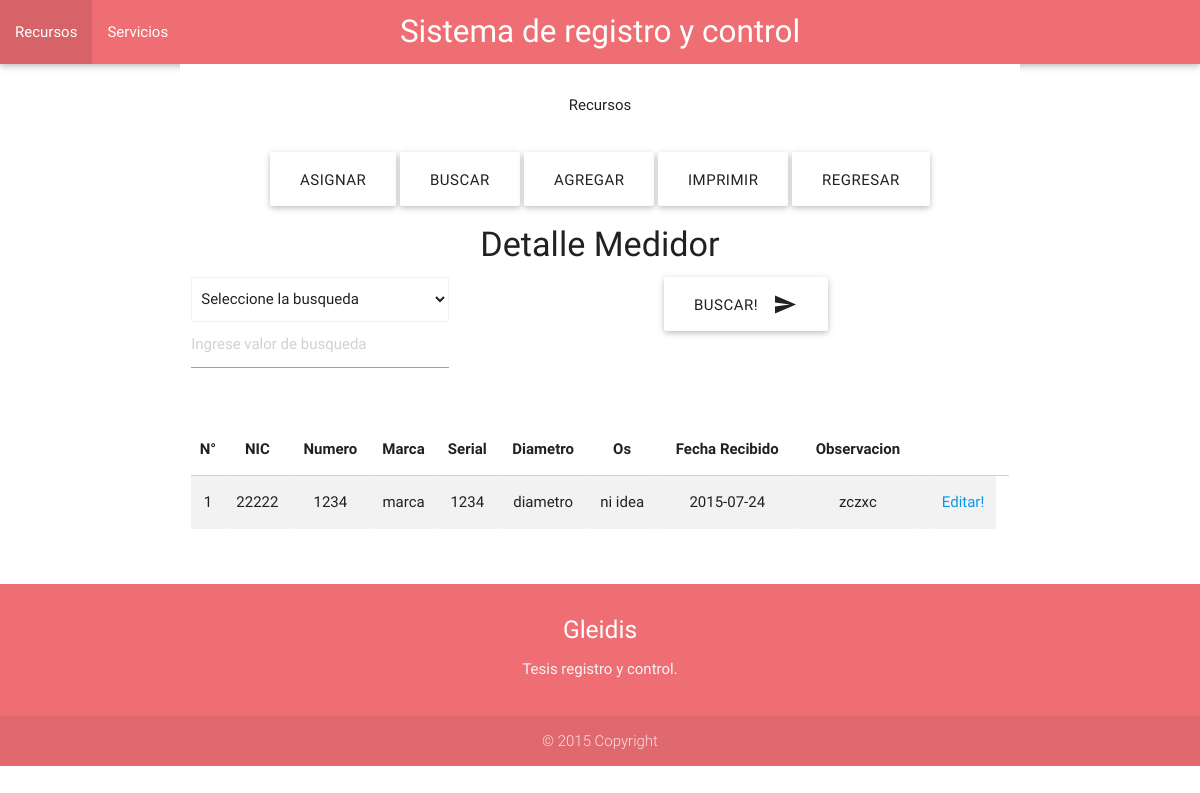
/src/FrontEnd/recurso/buscar.php, run on the app's committed database.
### tables this page shows
CREATE TABLE IF NOT EXISTS `medidores` (
  `id` int(11) NOT NULL,
  `NIC` varchar(255) DEFAULT NULL,
  `marca` varchar(255) NOT NULL,
  `serial` varchar(255) NOT NULL,
  `os` varchar(255) NOT NULL,
  `fechaRecibido` varchar(255) NOT NULL,
  `observacion` varchar(255) DEFAULT NULL,
  `numero` varchar(55) NOT NULL,
  `diametro` varchar(255) DEFAULT NULL
);

### src/BackEnd/Dao/DaoMedidor.php (called while the page is built, shortened)
<?php
class DaoMedidor{
    public function obtenerTodos()
    {
        $conexion = FabricaEntidad::Conexion();;
        $consulta = $conexion->prepare('SELECT * FROM ' . self::TABLA .' order by 1 desc ');
        $consulta->execute();
        $Revisiones = $consulta->fetchAll();
        $objetos = $this->armarListaObjetos($Revisiones);
        return $objetos;
    }
    private function armarListaObjetos($Revisiones)
    {
        $pila = array();
        for($i=0;$i<count($Revisiones);$i++){
            $objeto = new Medidor();
            $objeto->setId($Revisiones[$i]['id']);
            $objeto->setNic($Revisiones[$i]['NIC']);
            $objeto->setMarca($Revisiones[$i]['marca']);
            $objeto->setSerial($Revisiones[$i]['serial']);
            $objeto->setOs($Revisiones[$i]['os']);
            $objeto->setFechaRecibido($Revisiones[$i]['fechaRecibido']);
            $objeto->setObservacion($Revisiones[$i]['observacion']);
            $objeto->setNumero($Revisiones[$i]['numero']);
            $objeto->setDiametro($Revisiones[$i]['diametro']);
            array_push($pila, $objeto);
        }
        return $pila;
    }
}

### src/BackEnd/Entidad/EntidadBase.php (called while the page is built, shortened)
<?php
class EntidadBase {
    private $id;
    public function getId()
    {
        return $this->id;
    }
    public function setId($id)
    {
        $this->id = $id;
    }
}

### src/BackEnd/Entidad/Medidor.php (called while the page is built, shortened)
<?php
include_once 'EntidadBase.php';
class Medidor extends EntidadBase{
    private $nic;
    private $marca;
    private $serial;
    private $os;
    private $fechaRecibido;
    private $observacion;
    private $numero;
    private $diametro;
    public function getNic()
    {
        return $this->nic;
    }
    public function setNic($nic)
    {
        $this->nic = $nic;
    }
    public function getMarca()
    {
        return $this->marca;
    }
    public function setMarca($marca)
    {
        $this->marca = $marca;
    }
    public function getSerial()
    {
        return $this->serial;
    }
    public function setSerial($serial)
    {
        $this->serial = $serial;
    }
    public function getOs()
    {
        return $this->os;
    }
    public function setOs($os)
    {
        $this->os = $os;
    }
    public function getFechaRecibido()
    {
        return $this->fechaRecibido;
    }
    public function setFechaRecibido($fechaRecibido)
    {
        $this->fechaRecibido = $fechaRecibido;
    }
    public function getObservacion()
    {
        return $this->observacion;
    }
    public function setObservacion($observacion)
    {
        $this->observacion = $observacion;
    }
    public function getNumero()
    {
        return $this->numero;
    }
    public function setNumero($numero)
    {
        $this->numero = $numero;
    }
    public function getDiametro()
    {
        return $this->diametro;
    }
    public function setDiametro($diametro)
    {
        $this->diametro = $diametro;
    }
}

### src/FrontEnd/recurso/buscar.php (the view, shortened to what this page needs)
<?php
$daoM = FabricaDao::obtenerDaoMedidor(FabricaEntidad::entidadMedidor());
?>
<!DOCTYPE html>
<html lang="en">
<head>
    <link type="text/css" rel="stylesheet" href="../css/materialize.min.css" media="screen,projection" />
    <link rel="stylesheet" href="../css/style.css">
</head>
<body>
<header>
    <nav>
        <div class="nav-wrapper">
            <a href="../menu.php" class="brand-logo center">Sistema de registro y control</a>
            <ul id="nav-mobile" class="left hide-on-med-and-down">
                <li><a href="asignar.php">Recursos</a>
                </li>
                <li><a href="../servicios/index.php">Servicios</a>
                </li>
            </ul>
        </div>
    </nav>
</header>
<section class="container section white">
    <div class="row col s12">
        <div class="center waves-color-demo ">
            <div class="row center">
                <p>Recursos</p>
            </div>
            <div class="row">
                <a href="asignar.php" class="waves-effect waves-red btn-large waves-color-demo"  >ASIGNAR</a>
                <a href="buscar.php" class="waves-effect waves-red btn-large waves-color-demo" >BUSCAR</a>
                <a href="agregarMedidor.php" class="waves-effect waves-red btn-large waves-color-demo" >AGREGAR</a>
                <a href="#!" class="waves-effect waves-red btn-large waves-color-demo">IMPRIMIR</a>
                <a href="../index.php" class="waves-effect waves-red btn-large waves-color-demo">REGRESAR</a>
            </div>
            <h4>Detalle Medidor</h4>
            <div class="row">
                <form action="_busquedaParametroBean.php" method="post">
                    <div class="col s4">
                        <select class="browser-default" name="parametro" required>
                            <option value="">Seleccione la busqueda</option>
                        </select>
                        <input required name="valor" placeholder="Ingrese valor de busqueda"  type="text" class="validate">
                    </div>
                    <div class="row">
                        <button class="waves-effect waves-red btn-large waves-color-demo" type="submit" name="action">Buscar!
                            <i class="mdi-content-send right"></i>
                        </button>
                    </div>
                </form>
            </div>
            <?php if(isset($_GET['valor'])){
                $orden = $daoM->consultarXParametro($_GET['parametro'],$_GET['valor']);
                ?>
                <table class="striped centered responsive-table">
                    <thead>
                    <tr class="centered">
                        <th data-field="num">N°</th>
                        <th data-field="NIC">NIC</th>
                        <th data-field="numero">Numero</th>
                        <th data-field="marca">Marca</th>
                        <th data-field="Serial">Serial</th>
                        <th data-field="os">Os</th>
                        <th data-field="fecharecibido"> Fecha Recibido</th>
                        <th data-field="observacion">Observacion</th>
                        <th></th>
                        <th></th>
                        <th></th>
                    </tr>
                    </thead>
                    <tbody>
                        <tr>
                            <td><?php echo $orden->getId();?> </td>
                            <td><?php echo $orden->getNic();?> </td>
                            <td><?php echo $orden->getNumero();?> </td>
                            <td><?php echo $orden->getMarca();?> </td>
                            <td><?php echo $orden->getSerial();?> </td>
                            <td><?php echo $orden->getOs();?> </td>
                            <td><?php echo $orden->getFechaRecibido();?> </td>
                            <td><?php echo $orden->getObservacion();?> </td>
                            <td>
                                <?php if($orden->getNic() == null){?>
                                    <a href="asignarMedidor.php?id=<?php echo $orden->getId();?>">Asignar!</a>
                                <?php } ?>
                            </td>
                            <?php
                            if(isset($_SESSION['usuarioLogeado'])){
                                if($_SESSION['usuarioLogeado']->getTipo() == 'ADMINISTRADOR'){
                                    ?>
                                    <td>
                                        <a href="_eliminarMedidorBean.php?id=<?php echo $orden->getId();?>">Eliminar!</a>
                                    </td>
                                <?php
                                }
                            }
                            ?>
                            <td>
                                <a href="agregarMedidor.php?id=<?php echo $orden->getId();?>">Editar!</a>
                            </td>
                        </tr>
                    </tbody>
                </table>
            <?php }else{
                $medidor = $daoM->obtenerTodos()
                ?>
                <table class="striped centered responsive-table">
                    <thead>
                    <tr class="centered">
                        <th data-field="num">N°</th>
                        <th data-field="NIC">NIC</th>
                        <th data-field="numero">Numero</th>
                        <th data-field="marca">Marca</th>
                        <th data-field="Serial">Serial</th>
                        <th data-field="Diametro">Diametro</th>
                        <th data-field="os">Os</th>
                        <th data-field="fecharecibido"> Fecha Recibido</th>
                        <th data-field="observacion">Observacion</th>
                        <th></th>
                        <th></th>
                        <th></th>
                    </tr>
                    </thead>
                    <tbody>
                    <?php
                    foreach( $medidor as $orden):
                        ?>
                        <tr>
                            <td><?php echo $orden->getId();?> </td>
                            <td><?php echo $orden->getNic();?> </td>
                            <td><?php echo $orden->getNumero();?> </td>
                            <td><?php echo $orden->getMarca();?> </td>
                            <td><?php echo $orden->getSerial();?> </td>
                            <td><?php echo $orden->getDiametro();?> </td>
                            <td><?php echo $orden->getOs();?> </td>
                            <td><?php echo $orden->getFechaRecibido();?> </td>
                            <td><?php echo $orden->getObservacion();?> </td>
                    <td>
                    </td>
                            <td>
                                <a href="agregarMedidor.php?id=<?php echo $orden->getId();?>">Editar!</a>
                            </td>
                        </tr>
                    <?php endforeach;
                    ?>
                    </tbody>
                </table>
            <?php } ?>
        </div>
    </div>
</section>
<footer class="page-footer">
    <div class="container">
        <div class="row center">
            <div class="col l12 s12">
                <h5 class="white-text">Gleidis</h5>
                <p class="grey-text text-lighten-4">Tesis registro y control.</p>
            </div>
        </div>
    </div>
    <div class="footer-copyright">
        <div class="container center">
            © 2015 Copyright
        </div>
    </div>
</footer>
</body>
</html>

### src/FrontEnd/css/style.css (style rules this page uses)
body { display: flex; min-height: 100vh; flex-direction: column; }
.waves-color-demo .btn:not(.waves-light), .waves-color-demo .btn-large:not(.waves-light) { background-color: #FFFFFF; color: #212121; }

### data on the page
medidores: id "1", NIC "22222", numero "1234", marca "marca", serial "1234", diametro "diametro", os "ni idea", fechaRecibido "2015-07-24", observacion "zczxc"
